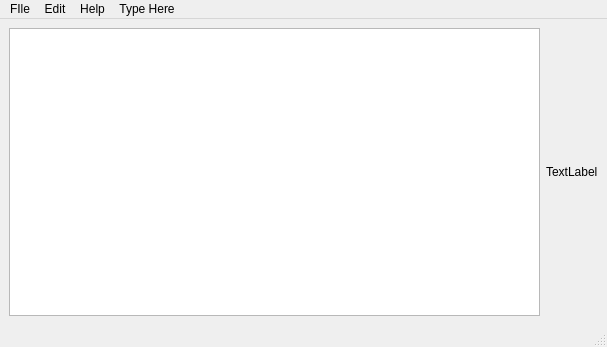
<?xml version="1.0" encoding="UTF-8"?>
<ui version="4.0">
 <class>MainWindow</class>
 <widget class="QMainWindow" name="MainWindow">
  <property name="geometry">
   <rect>
    <x>0</x>
    <y>0</y>
    <width>607</width>
    <height>347</height>
   </rect>
  </property>
  <property name="windowTitle">
   <string>MainWindow</string>
  </property>
  <widget class="QWidget" name="centralwidget">
   <layout class="QHBoxLayout" name="horizontalLayout">
    <item>
     <widget class="QTextEdit" name="textEdit"/>
    </item>
    <item>
     <widget class="QLabel" name="label">
      <property name="text">
       <string>TextLabel</string>
      </property>
     </widget>
    </item>
   </layout>
  </widget>
  <widget class="QMenuBar" name="menubar">
   <property name="geometry">
    <rect>
     <x>0</x>
     <y>0</y>
     <width>607</width>
     <height>21</height>
    </rect>
   </property>
   <widget class="QMenu" name="menuFIle">
    <property name="title">
     <string>FIle</string>
    </property>
    <addaction name="actionExit"/>
   </widget>
   <widget class="QMenu" name="menuEdit">
    <property name="title">
     <string>Edit</string>
    </property>
    <addaction name="actionCopy"/>
    <addaction name="actionCut"/>
    <addaction name="actionPaste"/>
    <addaction name="actionUndo"/>
    <addaction name="actionRedo"/>
   </widget>
   <widget class="QMenu" name="menuHelp">
    <property name="title">
     <string>Help</string>
    </property>
    <addaction name="actionAbout"/>
    <addaction name="actionAbout_2"/>
    <addaction name="actionType_Here"/>
    <addaction name="separator"/>
   </widget>
   <widget class="QMenu" name="menuType_Here">
    <property name="title">
     <string>Type Here</string>
    </property>
   </widget>
   <addaction name="menuFIle"/>
   <addaction name="menuEdit"/>
   <addaction name="menuHelp"/>
   <addaction name="menuType_Here"/>
  </widget>
  <widget class="QStatusBar" name="statusbar"/>
  <action name="actionCopy">
   <property name="icon">
    <iconset resource="resource.qrc">
     <normaloff>:/images/copyIcon.png</normaloff>:/images/copyIcon.png</iconset>
   </property>
   <property name="text">
    <string>Copy</string>
   </property>
  </action>
  <action name="actionCut">
   <property name="icon">
    <iconset resource="resource.qrc">
     <normaloff>:/images/cutIcon.png</normaloff>:/images/cutIcon.png</iconset>
   </property>
   <property name="text">
    <string>Cut</string>
   </property>
  </action>
  <action name="actionPaste">
   <property name="icon">
    <iconset resource="resource.qrc">
     <normaloff>:/images/pasteIcon.png</normaloff>:/images/pasteIcon.png</iconset>
   </property>
   <property name="text">
    <string>Paste</string>
   </property>
  </action>
  <action name="actionUndo">
   <property name="text">
    <string>Undo</string>
   </property>
  </action>
  <action name="actionRedo">
   <property name="text">
    <string>Redo</string>
   </property>
  </action>
  <action name="actionAbout">
   <property name="text">
    <string>About</string>
   </property>
  </action>
  <action name="actionAbout_2">
   <property name="text">
    <string>About Qt</string>
   </property>
  </action>
  <action name="actionType_Here">
   <property name="text">
    <string>Type Here</string>
   </property>
  </action>
  <action name="actionExit">
   <property name="text">
    <string>Exit</string>
   </property>
  </action>
 </widget>
 <resources>
  <include location="resource.qrc"/>
 </resources>
 <connections/>
</ui>
